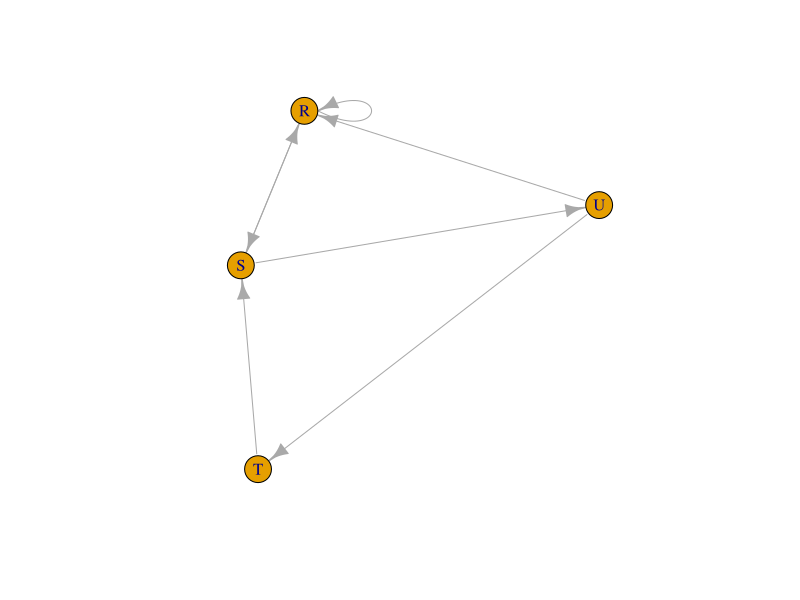
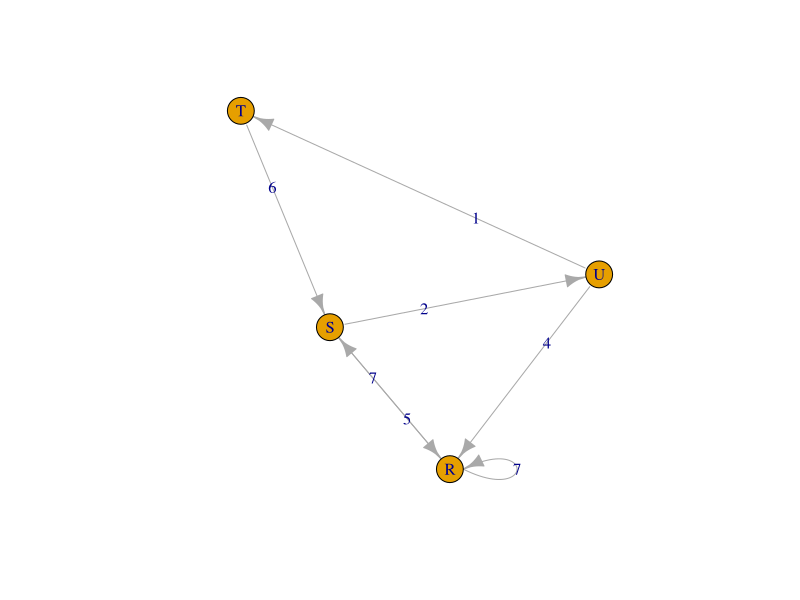
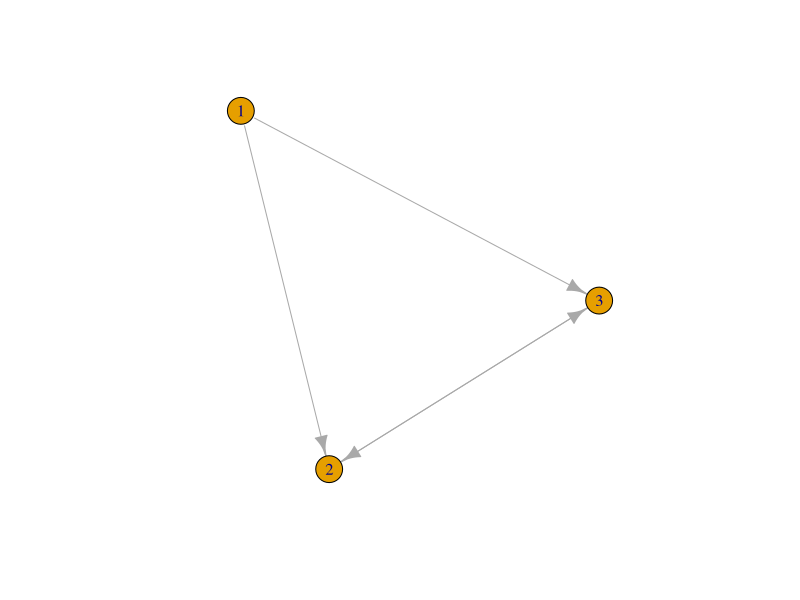

Generate these figures, in order, with R:
library(igraph)
matt <- as.matrix(read.table(text=
                               "node R S T U
                                     R 7 5 0 0
                                     S 7 0 0 2
                                     T 0 6 0 0
                                     U 4 0 1 0", header=T))
nms <- matt[, 1]
matt <- matt[, -1]
colnames(matt) <- rownames(matt) <- nms
matt[is.na(matt)] <- 0
g <- graph.adjacency(matt,weighted=TRUE)
plot(g)

s.paths <- shortest.paths(g, algorithm = "dijkstra")
print(s.paths)

shortest.paths(g, v="R", to="S")
plot(g, edge.label=E(g)$weight)

dg <- graph.formula(1-+2, 1-+3, 2++3)
plot(dg)

graph.density(dg, loops=TRUE)
graph.density(simplify(dg), loops=FALSE)
